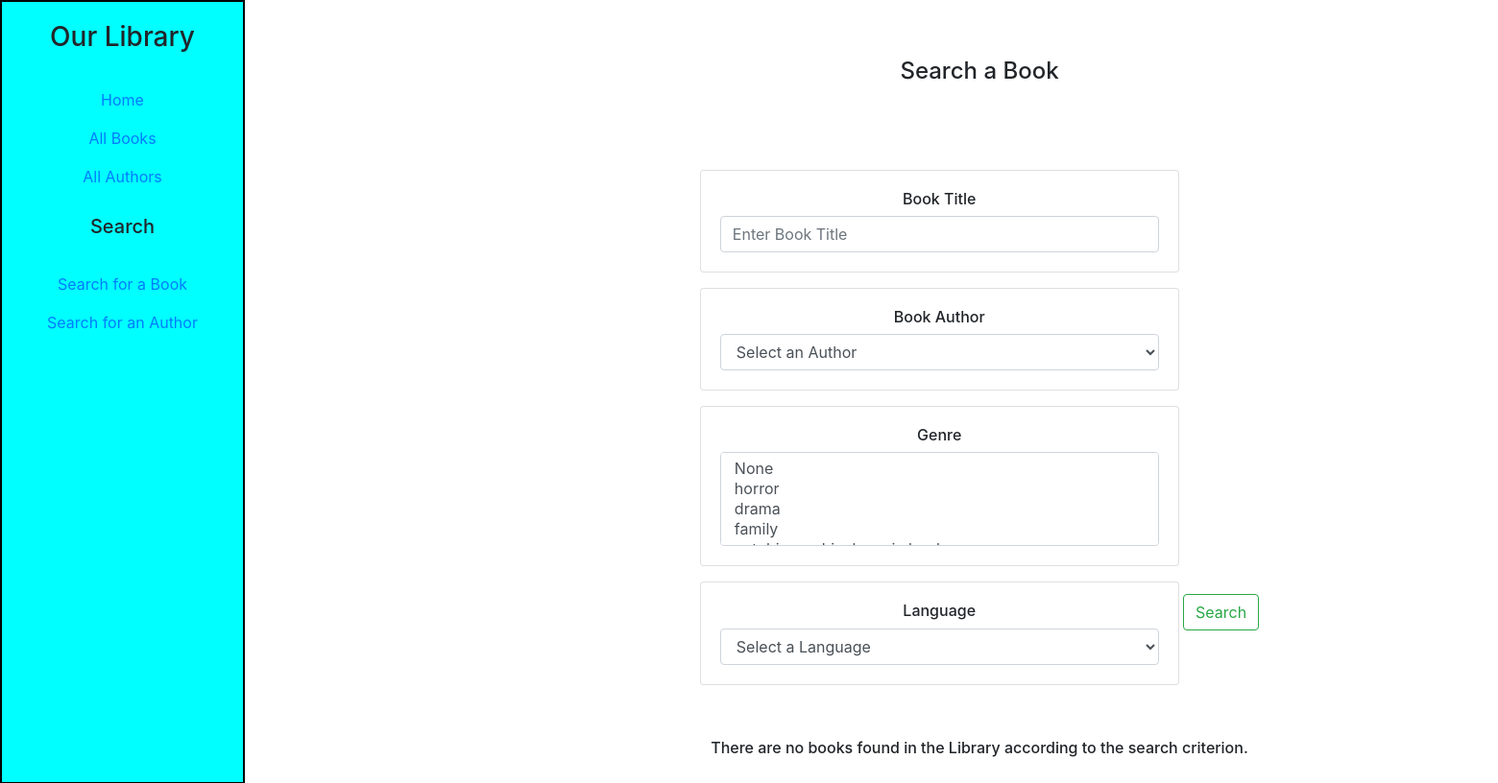
The page /catalog/searchBook/ on the database as committed earlier.
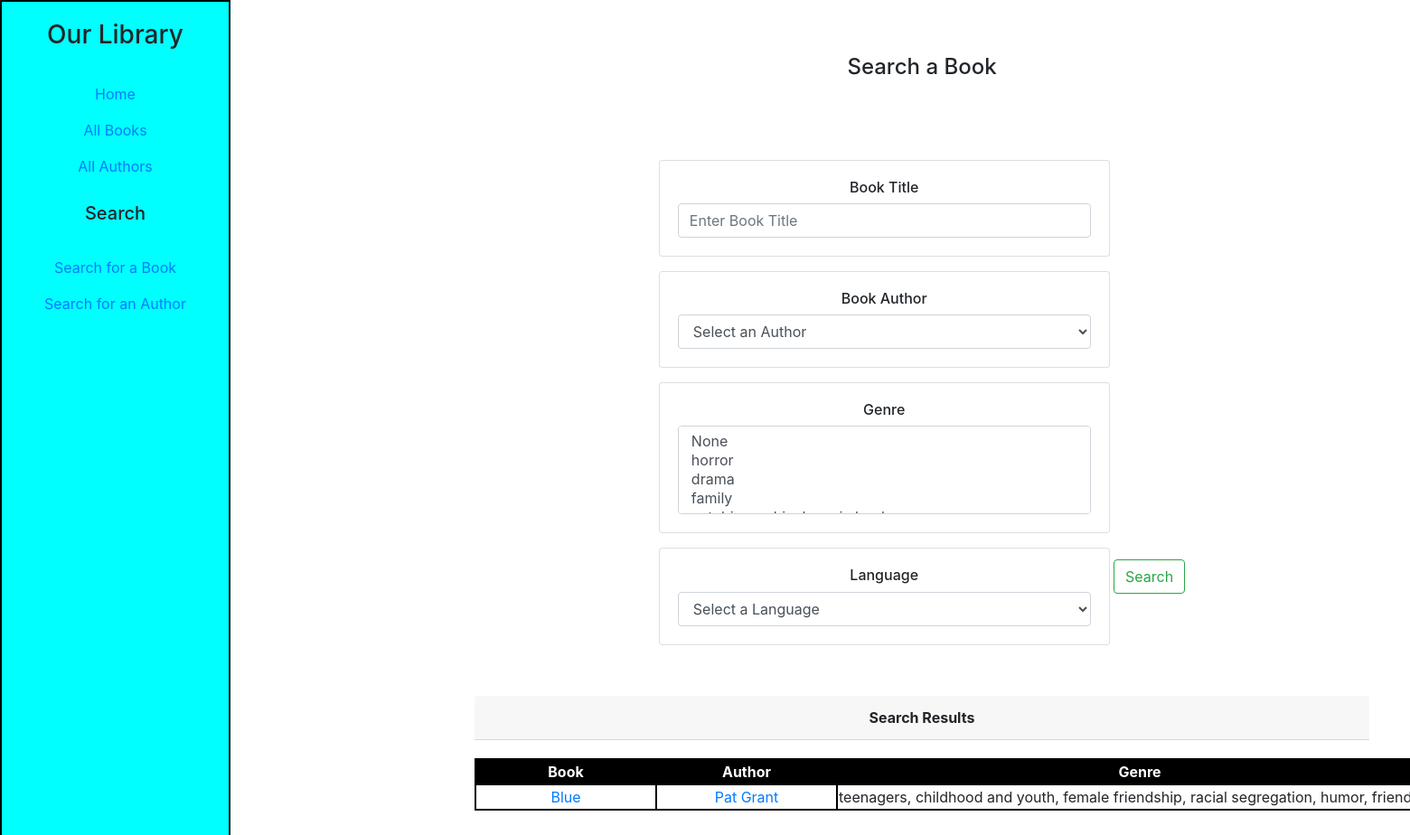
The same page on the database as committed later.
### catalog/models.py (models this page shows, shortened)
class Book(models.Model):
    title = models.CharField(max_length=200, help_text="Enter a book title")
    summary = models.TextField(max_length=1000, help_text="Enter a brief summary of the book")
    isbn = models.CharField(verbose_name="ISBN", max_length=13, help_text="13 digit <a href='https://www.isbn-international.org/content/what-isbn'>ISBN Number</a>")
    author = models.ForeignKey('Author', on_delete=models.SET_NULL, null=True)
    language = models.ForeignKey('Language', on_delete=models.SET_NULL, null=True)
    genre = models.ManyToManyField(Genre, help_text="Select a Genre for this field")
    def display_genre(self):
        return ', '.join([genre.name for genre in self.genre.all()[:3]])
    display_genre.short_description = 'Genre'
    def get_absolute_url(self):
        return reverse('book-detail', args=[str(self.id)])

class Author(models.Model):
    first_name = models.CharField(max_length=100)
    last_name = models.CharField(max_length=100)
    date_of_birth = models.DateField(null=True, blank=True)
    date_of_death = models.DateField('Died', null=True, blank=True)
    class Meta:
        ordering=['first_name','last_name']
    def __str__(self):
        return '{0} {1}'.format(self.first_name,self.last_name)
    def get_absolute_url(self):
        return reverse('author-detail', args=[str(self.id)])

class Genre(models.Model):
    name = models.CharField(max_length=200, help_text="Enter a book genre (e.g. Science Fiction)")
    def __str__(self):
        return self.name

### catalog/views.py (the view)
def searchBook(request):
    book_list = Book.objects.all()
    book_filter = BookFilter(request.GET,queryset = book_list)
    return render(request,'catalog/book_filter.html',{'book_filter': book_filter})

### catalog/models.py (called while the page is built)
    def __str__(self):
        return self.name

### catalog/templates/catalog/book_filter.html (shortened to what this page needs)
{% extends 'catalog/base.html' %}
{% load static %}
{% block css %}
<link rel="stylesheet" href="{% static 'catalog/css/book_filter.css' %}">
{% endblock %}
{% load widget_tweaks %}
{% block content %}
<div class="book-search">
    <div class="book-search-title">
      <h4>Search a Book</h4>
    </div>
    <div class="book-search-content">
        <form method="GET">
            <div class="book-info-search">
                <div class="card form-group">
                    <h6>Book Title</h6>
                    {% render_field book_filter.form.title class="form-control book-title" placeholder="Enter Book Title" %}
                </div>
                <div class="card form-group">
                    <h6>Book Author</h6>
                    {% render_field book_filter.form.author class="form-control author-list" %}
                </div>
                <div class="card form-group">
                    <h6>Genre</h6>
                    {% render_field book_filter.form.genre class="form-control genre-list" %}
                </div>
                <div class="card form-group">
                    <h6>Language</h6>
                    {% render_field book_filter.form.language class="form-control language-list" %}
                </div>
            </div>
            <button class="btn btn-outline-success my-2 my-sm-0" type="submit">Search</button></a>
        </form>
    </div>
</div>
{% if book_filter.qs %}
    <div class="search-results">
        <div class="card-header all-books-title">
            Search Results
        </div>
        <div class="card-body all-books-content">
            <table class="all-books">
                <thead>
                    <td class="books-head">Book</td>
                    <td class="books-head">Author</td>
                    <td class="books-head">Genre</td>
                </thead>
                {% for book in book_filter.qs %}
                <tr class="books-row">
                    <td class="book-title">
                        <div class="book-title" id="{{ book.pk }}">
                            <a href="{{ book.get_absolute_url }}">{{ book.title }}</a>
                        </div>
                    </td>
                    <td class="book-author">
                        <div class="book-author" id="{{book.author.pk}}">
                            <a href="{{ book.author.get_absolute_url }}">{{ book.author }}</a>
                        </div>
                    </td>
                    <td class="book-genre">
                        <div class="book-genre">
                            {{ book.genre.all|join:", " }}
                        </div>
                    </td>
                </tr>
                {% endfor %}
            </table>
        </div>
    </div>
{% else %}
    <h6>There are no books found in the Library according to the search criterion.</h6>
{% endif %}
{% endblock %}

Rows that differ between the two databases and show on the page:
added Book: title "Blue", author "Pat Grant", genre.all "teenagers, childhood and youth, female friendship, racial segregation, humor,…"
Other text that changed with them:
text no longer shown: "There are no books found in the Library according to the search criterion."
text now shown: "Search Results Book Author Genre"
